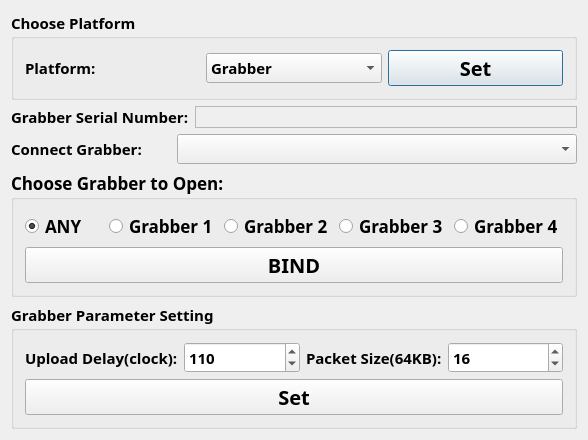
<?xml version="1.0" encoding="UTF-8"?>
<ui version="4.0">
 <class>fx3deviceconfig</class>
 <widget class="QDialog" name="fx3deviceconfig">
  <property name="geometry">
   <rect>
    <x>0</x>
    <y>0</y>
    <width>588</width>
    <height>381</height>
   </rect>
  </property>
  <property name="font">
   <font>
    <family>Microsoft Tai Le</family>
    <pointsize>11</pointsize>
    <weight>75</weight>
    <bold>true</bold>
   </font>
  </property>
  <property name="windowTitle">
   <string>fx3deviceconfig</string>
  </property>
  <layout class="QVBoxLayout" name="verticalLayout_3">
   <item>
    <widget class="QGroupBox" name="groupBox_3">
     <property name="title">
      <string>Choose Platform</string>
     </property>
     <layout class="QHBoxLayout" name="horizontalLayout_4">
      <item>
       <widget class="QLabel" name="label_4">
        <property name="text">
         <string>Platform:</string>
        </property>
       </widget>
      </item>
      <item>
       <widget class="QComboBox" name="platformChoosecomboBox">
        <item>
         <property name="text">
          <string>Grabber</string>
         </property>
        </item>
        <item>
         <property name="text">
          <string notr="true">UVC</string>
         </property>
        </item>
        <item>
         <property name="text">
          <string notr="true">RTSPM</string>
         </property>
        </item>
        <item>
         <property name="text">
          <string notr="true">HDMI</string>
         </property>
        </item>
       </widget>
      </item>
      <item>
       <widget class="QPushButton" name="choosePlatformpushButton">
        <property name="sizePolicy">
         <sizepolicy hsizetype="Minimum" vsizetype="Preferred">
          <horstretch>0</horstretch>
          <verstretch>0</verstretch>
         </sizepolicy>
        </property>
        <property name="font">
         <font>
          <pointsize>15</pointsize>
         </font>
        </property>
        <property name="text">
         <string>Set</string>
        </property>
       </widget>
      </item>
     </layout>
    </widget>
   </item>
   <item>
    <layout class="QHBoxLayout" name="horizontalLayout_5">
     <item>
      <widget class="QLabel" name="label">
       <property name="text">
        <string>Grabber Serial Number:</string>
       </property>
      </widget>
     </item>
     <item>
      <widget class="QLabel" name="serialNumberlabel">
       <property name="sizePolicy">
        <sizepolicy hsizetype="Expanding" vsizetype="Preferred">
         <horstretch>0</horstretch>
         <verstretch>0</verstretch>
        </sizepolicy>
       </property>
       <property name="frameShape">
        <enum>QFrame::StyledPanel</enum>
       </property>
       <property name="text">
        <string notr="true"/>
       </property>
      </widget>
     </item>
    </layout>
   </item>
   <item>
    <layout class="QHBoxLayout" name="horizontalLayout_2">
     <item>
      <widget class="QLabel" name="label_5">
       <property name="maximumSize">
        <size>
         <width>160</width>
         <height>16777215</height>
        </size>
       </property>
       <property name="text">
        <string>Connect Grabber:</string>
       </property>
      </widget>
     </item>
     <item>
      <widget class="QComboBox" name="connectgrabbersncomboBox"/>
     </item>
    </layout>
   </item>
   <item>
    <widget class="QGroupBox" name="groupBox">
     <property name="font">
      <font>
       <pointsize>13</pointsize>
      </font>
     </property>
     <property name="title">
      <string>Choose Grabber to Open:</string>
     </property>
     <layout class="QVBoxLayout" name="verticalLayout">
      <item>
       <layout class="QHBoxLayout" name="horizontalLayout">
        <item>
         <widget class="QRadioButton" name="anyradioButton">
          <property name="text">
           <string>ANY</string>
          </property>
          <property name="checked">
           <bool>true</bool>
          </property>
         </widget>
        </item>
        <item>
         <widget class="QRadioButton" name="pos1radioButton">
          <property name="text">
           <string>Grabber 1</string>
          </property>
         </widget>
        </item>
        <item>
         <widget class="QRadioButton" name="pos2radioButton">
          <property name="text">
           <string>Grabber 2</string>
          </property>
         </widget>
        </item>
        <item>
         <widget class="QRadioButton" name="pos3radioButton">
          <property name="text">
           <string>Grabber 3</string>
          </property>
         </widget>
        </item>
        <item>
         <widget class="QRadioButton" name="pos4radioButton">
          <property name="text">
           <string>Grabber 4</string>
          </property>
         </widget>
        </item>
       </layout>
      </item>
      <item>
       <widget class="QPushButton" name="savepushButton">
        <property name="sizePolicy">
         <sizepolicy hsizetype="Minimum" vsizetype="Preferred">
          <horstretch>0</horstretch>
          <verstretch>0</verstretch>
         </sizepolicy>
        </property>
        <property name="font">
         <font>
          <pointsize>15</pointsize>
         </font>
        </property>
        <property name="text">
         <string>BIND</string>
        </property>
       </widget>
      </item>
     </layout>
    </widget>
   </item>
   <item>
    <widget class="QGroupBox" name="groupBox_2">
     <property name="title">
      <string>Grabber Parameter Setting</string>
     </property>
     <layout class="QVBoxLayout" name="verticalLayout_2">
      <item>
       <layout class="QHBoxLayout" name="horizontalLayout_3">
        <item>
         <widget class="QLabel" name="label_2">
          <property name="text">
           <string>Upload Delay(clock):</string>
          </property>
         </widget>
        </item>
        <item>
         <widget class="QSpinBox" name="fpgaDelayspinBox">
          <property name="minimum">
           <number>10</number>
          </property>
          <property name="maximum">
           <number>240</number>
          </property>
          <property name="value">
           <number>110</number>
          </property>
         </widget>
        </item>
        <item>
         <widget class="QLabel" name="label_3">
          <property name="text">
           <string>Packet Size(64KB):</string>
          </property>
         </widget>
        </item>
        <item>
         <widget class="QSpinBox" name="packetSizespinBox">
          <property name="minimum">
           <number>4</number>
          </property>
          <property name="maximum">
           <number>64</number>
          </property>
          <property name="value">
           <number>16</number>
          </property>
         </widget>
        </item>
       </layout>
      </item>
      <item>
       <widget class="QPushButton" name="setGrabberParameterpushButton">
        <property name="sizePolicy">
         <sizepolicy hsizetype="Minimum" vsizetype="Preferred">
          <horstretch>0</horstretch>
          <verstretch>0</verstretch>
         </sizepolicy>
        </property>
        <property name="font">
         <font>
          <pointsize>15</pointsize>
         </font>
        </property>
        <property name="text">
         <string>Set</string>
        </property>
       </widget>
      </item>
     </layout>
    </widget>
   </item>
  </layout>
 </widget>
 <layoutdefault spacing="6" margin="11"/>
 <resources/>
 <connections/>
</ui>
